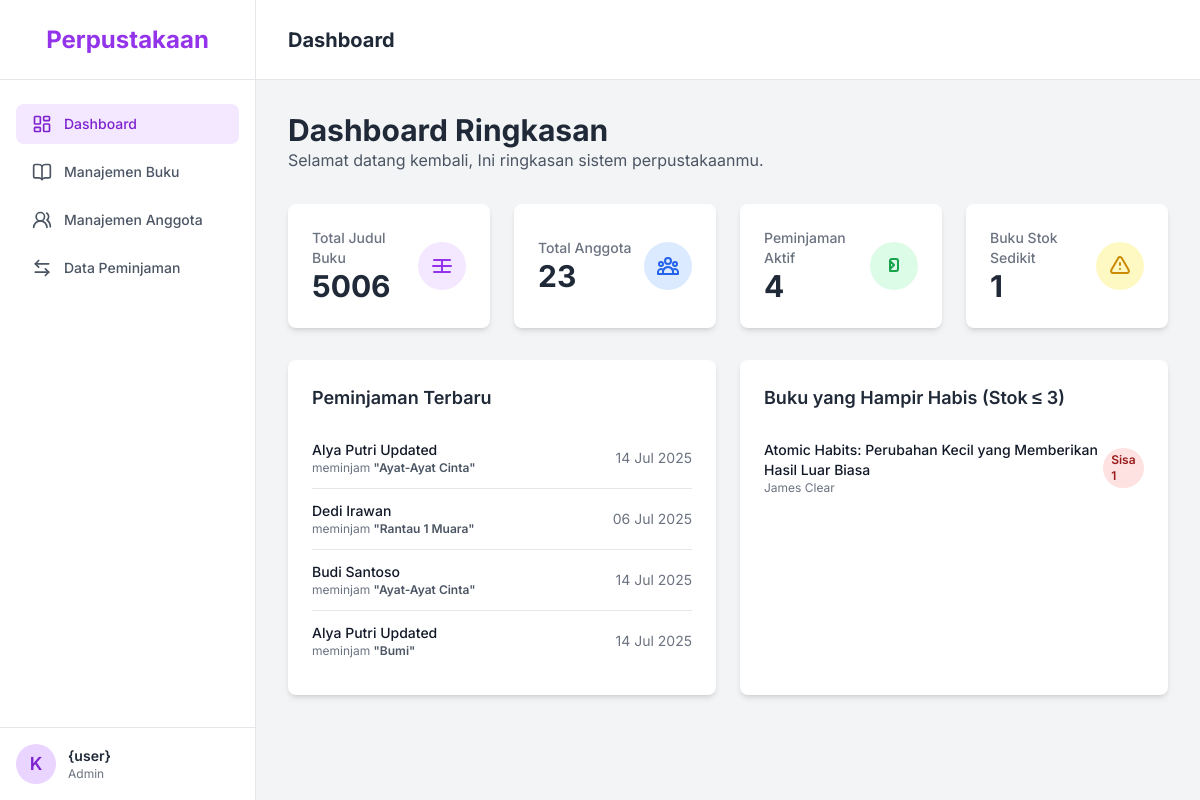
The page / on the database its author committed.
### tables this page shows
CREATE TABLE `books` (
  `id` int(11) NOT NULL,
  `title` varchar(255) DEFAULT NULL,
  `author` varchar(255) DEFAULT NULL,
  `stock` int(11) DEFAULT NULL,
  `published_year` int(11) DEFAULT NULL
);

### pages/dashboard.php (the view, shortened to what this page needs)
<?php
$total_buku_query = mysqli_query($koneksi, "SELECT COUNT(*) as total FROM books");
$total_buku = mysqli_fetch_assoc($total_buku_query)['total'];
$total_anggota_query = mysqli_query($koneksi, "SELECT COUNT(*) as total FROM members");
$total_anggota = mysqli_fetch_assoc($total_anggota_query)['total'];
$total_pinjam_query = mysqli_query($koneksi, "SELECT COUNT(*) as total FROM borrowings");
$total_pinjam = mysqli_fetch_assoc($total_pinjam_query)['total'];
$stok_sedikit_query = mysqli_query($koneksi, "SELECT COUNT(*) as total FROM books WHERE stock <= 3 AND stock > 0");
$stok_sedikit = mysqli_fetch_assoc($stok_sedikit_query)['total'];
$peminjaman_terbaru_query = "SELECT m.full_name, b.title, br.borrow_date
                             FROM borrowings br
                             JOIN members m ON br.member_id = m.id
                             JOIN borrowing_details bd ON br.id = bd.borrowing_id
                             JOIN books b ON bd.book_id = b.id
                             ORDER BY br.id DESC
                             LIMIT 5";
$peminjaman_terbaru_result = mysqli_query($koneksi, $peminjaman_terbaru_query);
$buku_stok_sedikit_query = "SELECT title, author, stock FROM books WHERE stock <= 3 ORDER BY stock ASC LIMIT 5";
$buku_stok_sedikit_result = mysqli_query($koneksi, $buku_stok_sedikit_query);
?>
<div class="mb-8">
    <h2 class="text-3xl font-bold text-gray-800">Dashboard Ringkasan</h2>
    <p class="text-gray-600">Selamat datang kembali, Ini ringkasan sistem perpustakaanmu.</p>
</div>
<div class="grid grid-cols-1 md:grid-cols-2 lg:grid-cols-4 gap-6">
    <div class="bg-white p-6 rounded-lg shadow-md flex items-center justify-between">
        <div>
            <p class="text-sm font-medium text-gray-500">Total Judul Buku</p>
            <p class="text-3xl font-bold text-gray-800"><?php echo $total_buku; ?></p>
        </div>
        <div class="bg-purple-100 p-3 rounded-full">
        </div>
    </div>
    <div class="bg-white p-6 rounded-lg shadow-md flex items-center justify-between">
        <div>
            <p class="text-sm font-medium text-gray-500">Total Anggota</p>
            <p class="text-3xl font-bold text-gray-800"><?php echo $total_anggota; ?></p>
        </div>
        <div class="bg-blue-100 p-3 rounded-full">
        </div>
    </div>
    <div class="bg-white p-6 rounded-lg shadow-md flex items-center justify-between">
        <div>
            <p class="text-sm font-medium text-gray-500">Peminjaman Aktif</p>
            <p class="text-3xl font-bold text-gray-800"><?php echo $total_pinjam; ?></p>
        </div>
        <div class="bg-green-100 p-3 rounded-full">
            <svg class="w-6 h-6 text-green-600" fill="none" stroke="currentColor" viewBox="0 0 24 24" xmlns="http://www.w3.org/2000/svg"><path stroke-linecap="round" stroke-linejoin="round" stroke-width="2" d="M8 7v8a2 2 0 002 2h4M8 7a2 2 0 012-2h4a2 2 0 012 2v8a2 2 0 01-2 2H8M8 7l4 4-4 4"></path></svg>
        </div>
    </div>
    <div class="bg-white p-6 rounded-lg shadow-md flex items-center justify-between">
        <div>
            <p class="text-sm font-medium text-gray-500">Buku Stok Sedikit</p>
            <p class="text-3xl font-bold text-gray-800"><?php echo $stok_sedikit; ?></p>
        </div>
        <div class="bg-yellow-100 p-3 rounded-full">
        </div>
    </div>
</div>
<div class="mt-8 grid grid-cols-1 lg:grid-cols-2 gap-6">
    <div class="bg-white p-6 rounded-lg shadow-md">
        <h3 class="text-lg font-semibold text-gray-800 mb-4">Peminjaman Terbaru</h3>
        <ul class="divide-y divide-gray-200">
            <?php if (mysqli_num_rows($peminjaman_terbaru_result) > 0) :
                while ($row = mysqli_fetch_assoc($peminjaman_terbaru_result)) : ?>
                    <li class="py-3 flex items-center justify-between">
                        <div>
                            <p class="text-sm font-medium text-gray-900"><?php echo htmlspecialchars($row['full_name']); ?></p>
                            <p class="text-xs text-gray-500">meminjam <span class="font-semibold text-gray-600">"<?php echo htmlspecialchars($row['title']); ?>"</span></p>
                        </div>
                        <p class="text-sm text-gray-500"><?php echo date('d M Y', strtotime($row['borrow_date'])); ?></p>
                    </li>
            <?php endwhile;
            else : ?>
                <li class="py-3 text-sm text-gray-500">Belum ada aktivitas peminjaman.</li>
            <?php endif; ?>
        </ul>
    </div>
    <div class="bg-white p-6 rounded-lg shadow-md">
        <h3 class="text-lg font-semibold text-gray-800 mb-4">Buku yang Hampir Habis (Stok ≤ 3)</h3>
        <ul class="divide-y divide-gray-200">
            <?php if (mysqli_num_rows($buku_stok_sedikit_result) > 0) :
                while ($row = mysqli_fetch_assoc($buku_stok_sedikit_result)) : ?>
                    <li class="py-3 flex items-center justify-between">
                        <div>
                            <p class="text-sm font-medium text-gray-900"><?php echo htmlspecialchars($row['title']); ?></p>
                            <p class="text-xs text-gray-500"><?php echo htmlspecialchars($row['author']); ?></p>
                        </div>
                        <span class="px-2 py-1 text-xs font-semibold text-red-800 bg-red-100 rounded-full">
                            Sisa <?php echo $row['stock']; ?>
                        </span>
                    </li>
            <?php endwhile;
            else : ?>
                <li class="py-3 text-sm text-gray-500">Stok semua buku aman.</li>
            <?php endif; ?>
        </ul>
    </div>
</div>

### index.php (style rules this page uses)
body { font-family: 'Inter', sans-serif; }

### rows shown on the page
books: title "Atomic Habits: Perubahan Kecil yang Memberikan Hasil Luar Biasa", author "James Clear", stock "1"

### other values the page prints
$item['label'] "Dashboard"
$item['label'] "Manajemen Buku"
$item['label'] "Manajemen Anggota"
$item['label'] "Data Peminjaman"
$page_title "Dashboard"
$total_buku "5006"
$total_anggota "23"
$total_pinjam "4"
$stok_sedikit "1"
$row['full_name'] "Alya Putri Updated"
$row['title'] "Ayat-Ayat Cinta"
date('d M Y', strtotime($row['borrow_date'])) "14 Jul 2025"
$row['full_name'] "Dedi Irawan"
$row['title'] "Rantau 1 Muara"
date('d M Y', strtotime($row['borrow_date'])) "06 Jul 2025"
